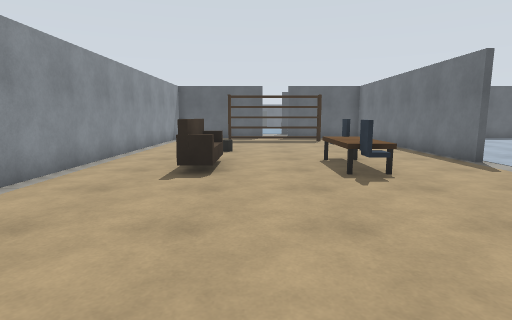
View 1 (above)

16 first-person views from a walk through a Gazebo world. The camera is 1.3 m above the floor, tilts 8° down and sees 80° across. The lines on the ground mark 1 m squares. The floor is counted in squares, 1 m on a side. Each view is taken from the middle of a square. On the plan, view 1 faces up. The plan holds only what a view shows up to about 14 squares ahead; the rest is blank. The place goes on beyond the plan.

View 2
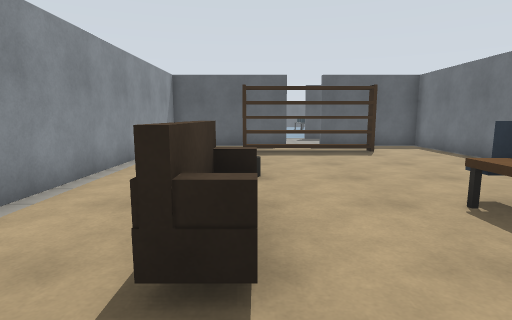

View 3
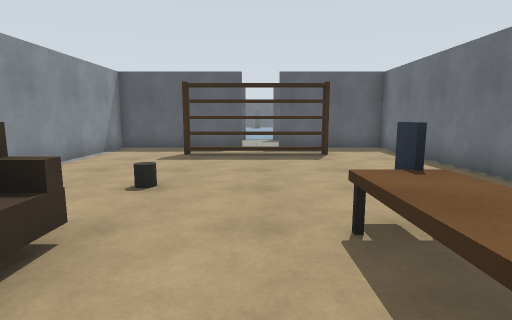

View 4
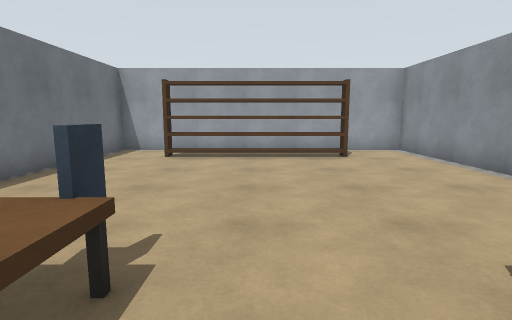

View 5
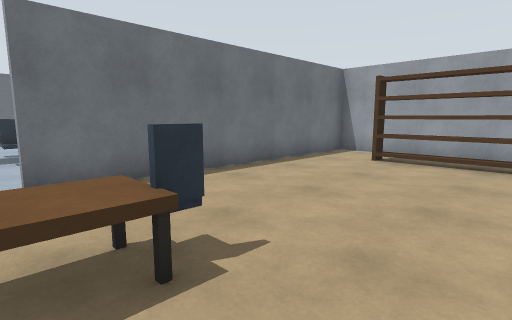

View 6
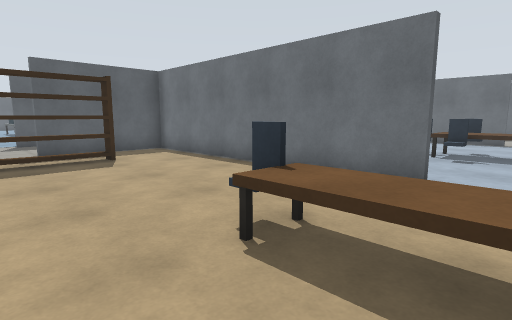

View 7
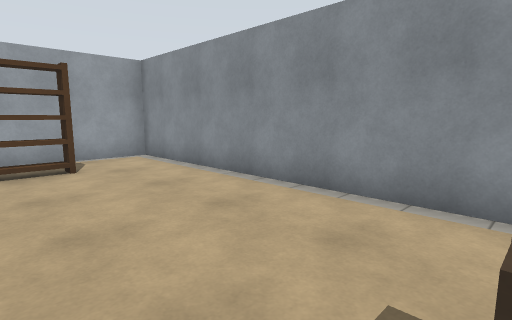

View 8
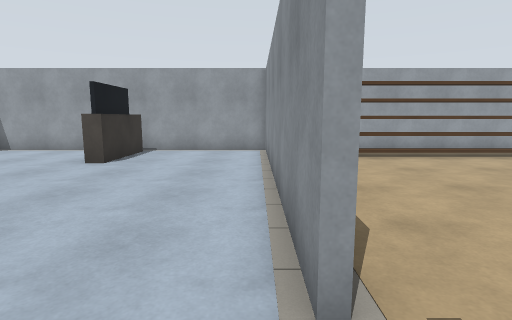

View 9
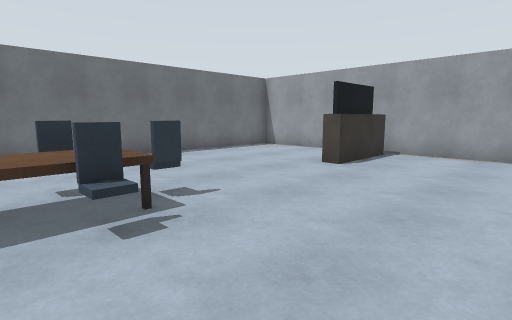

View 10
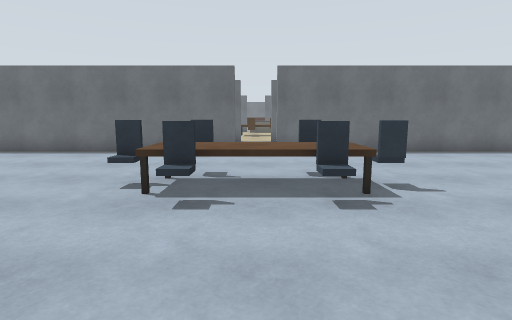

View 11
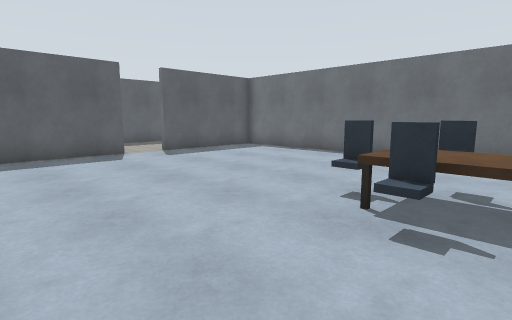

View 12
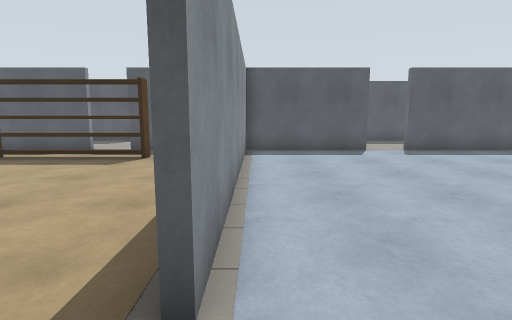

View 13
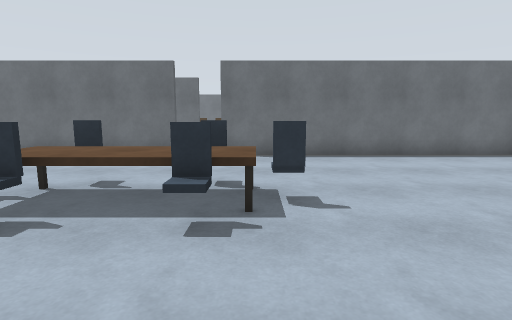

View 14
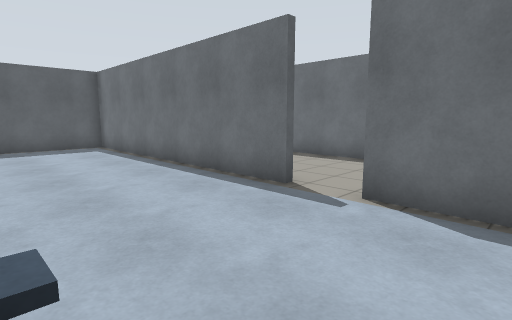

View 15
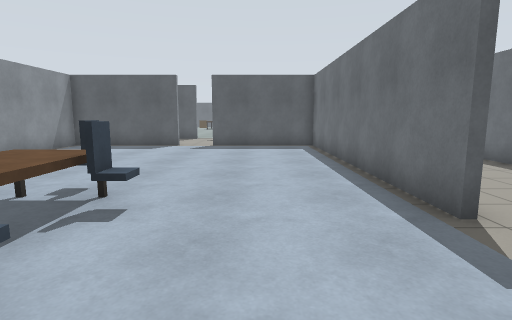

View 16
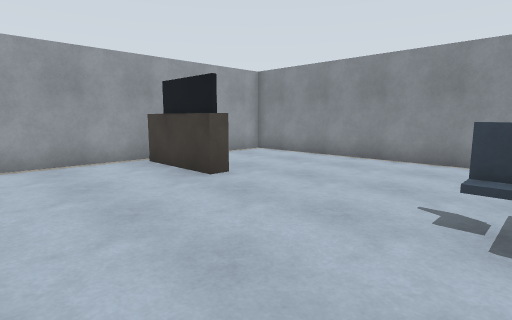

### Floor plan
Ten units are one square. View 1 is at (0, 0); x grows to the right and y downward. Boxes are objects, and circles mark ways between rooms. Rooms are numbered by the first view taken in them; rooms with no view inside come last. Other rooms are left out.
<svg viewBox="-53 -197 238 236">
<path fill="none" stroke="#000" d="M-15 -91 -15 -69M64 -88 64 -192M5 -191 -48 -191 -48 33 59 33M60 -191 20 -191M64 34 64 -72M66 -72 66 32M176 -88 176 -191 130 -191M119 -4 119 26M115 21 115 -4 117 -4 117 21M113 26 113 -4M115 -191 60 -191M176 30 176 -72M66 -192 66 -88M59 33 174 33"/>
<rect x="-25" y="5" width="10" height="10" fill="#bbb"><title>brown box</title></rect>
<rect x="-15" y="5" width="50" height="10" fill="#bbb"><title>brown box</title></rect>
<rect x="-15" y="-75" width="10" height="10" fill="#bbb"><title>brown box</title></rect>
<rect x="-15" y="-85" width="10" height="10" fill="#bbb"><title>brown box</title></rect>
<rect x="-15" y="-95" width="10" height="10" fill="#bbb"><title>brown box</title></rect>
<rect x="-15" y="-125" width="10" height="10" fill="#bbb"><title>dark grey cylinder</title></rect>
<rect x="-15" y="-175" width="10" height="10" fill="#bbb"><title>brown box</title></rect>
<rect x="-5" y="-175" width="30" height="10" fill="#bbb"><title>brown box</title></rect>
<rect x="15" y="-75" width="10" height="10" fill="#bbb"><title>blue box</title></rect>
<rect x="15" y="-95" width="20" height="20" fill="#bbb"><title>brown box</title></rect>
<rect x="25" y="-75" width="10" height="10" fill="#bbb"><title>blue box</title></rect>
<rect x="25" y="-95" width="10" height="10" fill="#bbb"><title>blue box</title></rect>
<rect x="25" y="-105" width="10" height="10" fill="#bbb"><title>other object</title></rect>
<rect x="25" y="-175" width="10" height="10" fill="#bbb"><title>brown box</title></rect>
<rect x="35" y="5" width="10" height="10" fill="#bbb"><title>brown box</title></rect>
<rect x="105" y="-105" width="20" height="50" fill="#bbb"><title>brown box</title></rect>
<rect x="105" y="-75" width="10" height="10" fill="#bbb"><title>blue box</title></rect>
<rect x="105" y="-95" width="10" height="10" fill="#bbb"><title>blue box</title></rect>
<rect x="115" y="-65" width="10" height="10" fill="#bbb"><title>blue box</title></rect>
<rect x="115" y="-105" width="10" height="10" fill="#bbb"><title>blue box</title></rect>
<rect x="125" y="-75" width="10" height="10" fill="#bbb"><title>blue box</title></rect>
<rect x="125" y="-95" width="10" height="10" fill="#bbb"><title>blue box</title></rect>
<circle cx="60" cy="-80" r="3" fill="#2a7"/>
<text x="10" y="-80">1</text>
<text x="120" y="-80">2</text>
</svg>
Room 1 opens to room 2.

Where each view was taken, in squares from view 1:
view 1: 0 up, 0 right, facing up
view 2: 5 up, 1 left, facing up
view 3: 6 up, 1 right, facing up
view 4: 9 up, 1 right, facing down
view 5: 8 up, 0 right, facing down-right
view 6: 7 up, 0 right, facing up-right
view 7: 7 up, 0 right, facing down-left
view 8: 9 up, 7 right, facing down
view 9: 8 up, 7 right, facing down-right
view 10: 8 up, 6 right, facing right
view 11: 8 up, 7 right, facing up-right
view 12: 7 up, 7 right, facing up
view 13: 6 up, 7 right, facing right
view 14: 5 up, 13 right, facing up-right
view 15: 5 up, 15 right, facing up
view 16: 6 up, 16 right, facing down-left
